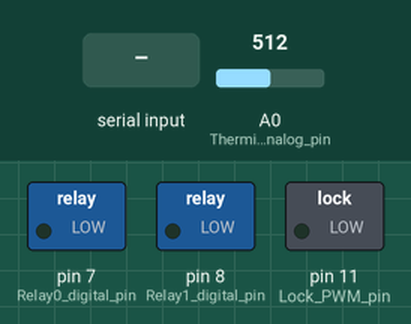
Bench run of a sketch on a simulated Arduino Uno, built with avr-gcc and run on an emulated ATmega328P. Shown: switched loads named in the sketch (green lamp = pin HIGH). The inputs (shaded band) are chosen by the test bench; at power-on: A0 (Thermistor_analog_pin) = 512.

Above: at 1.2 s.
1.3 s: A0 (Thermistor_analog_pin) set to 501
At 2.1 s:
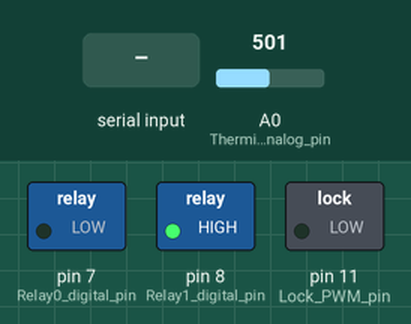
2.8 s: "a90\n" received over Serial
At 3.9 s:
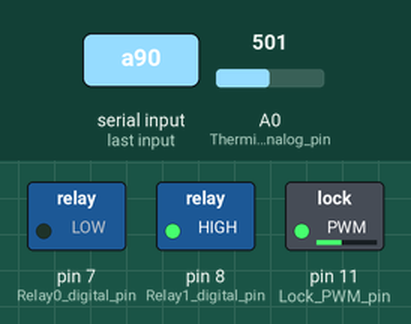
4.3 s: "b90\n" received over Serial
At 6.2 s:
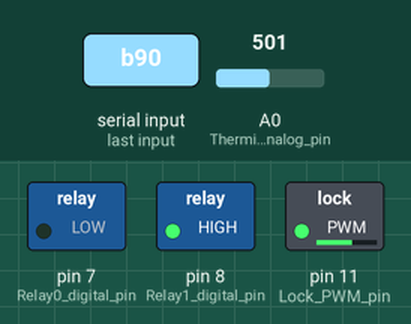
7.3 s: A0 (Thermistor_analog_pin) set to 716
At 9.9 s:
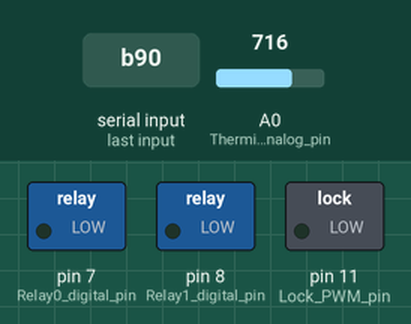
10.3 s: "a,45\n" received over Serial
At 10.8 s:
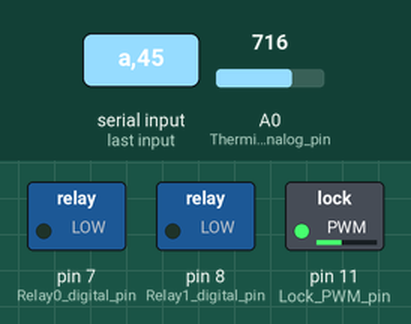
Timing chart, 0 to 14.8 s (numbered marks = the images above; inputs shaded):
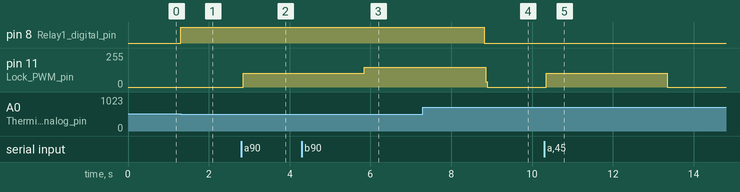

Measured:
- the behaviour switches between 512 and 511 on A0 (Thermistor_analog_pin) (found by bisection; images 0 and 1)
- after the input at 1.3 s, pin 8 (Relay1_digital_pin): LOW → HIGH at once
- after the input at 2.8 s, pin 11 (Lock_PWM_pin): 0/255 → 105/255 after 0.05 s
- after the input at 4.3 s, pin 11 (Lock_PWM_pin): 105/255 → 150/255 after 1.6 s
- after the input at 7.3 s, pin 8 (Relay1_digital_pin): HIGH → LOW after 1.5 s
- after the input at 10.3 s, pin 11 (Lock_PWM_pin): 0/255 → 105/255 after 0.05 s, → 0/255 3.0 s later

The sketch:

interface_driver.ino
```cpp
int len = 0;
int tempSet = 20;
int voltRead = 0;
float tempRead = 0.0;
char buff[4] = "000";
char temp[3] = "00";

void setup() {
  pinMode(11, OUTPUT); //Lock PWM pin
  pinMode(7, OUTPUT);  //Relay0 digital pin
  pinMode(8, OUTPUT);  //Relay1 digital pin
  pinMode(A0, INPUT);  //Thermistor analog pin
  Serial.begin(9600);  //set Baud rate to 9600
}

void loop() {
  if(Serial.available() > 0) {
    len = Serial.readBytes(buff, 4);
    if(buff[0] == 'a') {
       //lock
       for(int i = 0; i < 1000; i++) {
         digitalWrite(11, HIGH);
         delayMicroseconds(1200);
         digitalWrite(11, LOW);
         delayMicroseconds(1800);
       }
    }
    if(buff[0] == 'b') {
       //unlock
       for(int i = 0; i < 1000; i++) {
         digitalWrite(11, HIGH);
         delayMicroseconds(1800);
         digitalWrite(11, LOW);
         delayMicroseconds(1200);
       }
     }
     if(buff[0] == 'c') {
       digitalWrite(7, HIGH);
     }
     if(buff[0] == 'd') {
       digitalWrite(7, LOW);
     }
     if(buff[0] == 'e') {
       for(int i = 0; i < (len - 1); i++) {
         temp[i] = buff[i+1];
       }
     tempSet = (temp[0] - '0') * 10;
     tempSet += (temp[1] - '0');
     }
   }
   voltRead = analogRead(A0);
   tempRead = ((1023.0 - voltRead) / 1023.0) * 40.0;
   if(tempRead > tempSet) {
     digitalWrite(8, HIGH);
   }
   else {
     digitalWrite(8, LOW);
   }
 }
```
